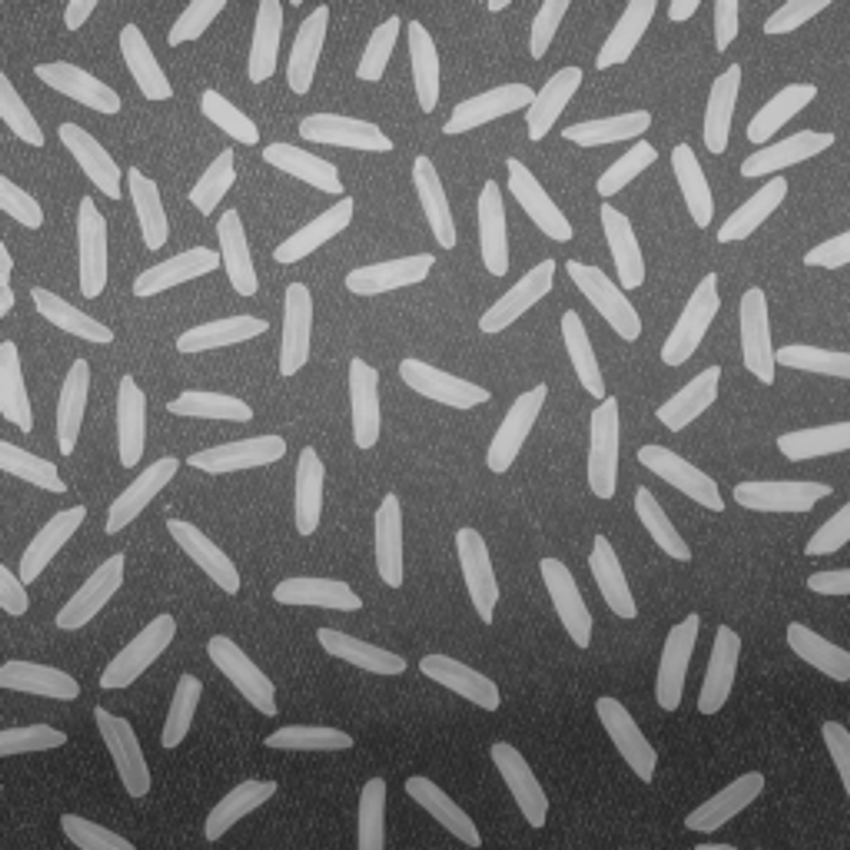
#> input picture src/img/rice.jpg, 850 x 850 px
$ jupyter execute --allow-errors lab02.ipynb
#> lines starting #> are read from the running program, lines starting #| are printed output that depends on the picture
# Morphological Operators
## Vision Computer
- Sara Echeverría 21371
- Melissa Pérez 21385
- Ricardo Mendez 21289

Repositorio: https://github.com/MelissaPerez09/Lab02-CC3102

[cell 1]
# librerias
import numpy as np
import matplotlib.pyplot as plt
from matplotlib.patches import Rectangle

import skimage as ski
from skimage.filters import thresholding as th

from skimage import morphology as mo
from scipy import ndimage as ndi

### Task 01

El operador Hit or Miss es una operción que se encarga de detectar regiones donde una forma estructurada encaja perfectamente mientras otra no debe encontrarse en la imagen.

El operador funciona con un elemento A, la imagen, y un elemento B que se divide en:

*   B1: Elemento a buscar que encaje perfectamente en la imagen.
*   B2: Elemento a buscar no se encuentre en la imagen.

Con estos elementos se puede explicar la siguiente operación Hit or Miss:

                                    A ∗ B

Como una operación de erosiones:

                             (A ⊖ B1) ∩ (Ac ⊖ B2)

Donde primero se eliminan los pixeles de A que no encajan con el elemento de B1, luego se eliminan los pixeles de A complemento que no enajen con B2 y se realiza una intersección de ambas erosiones para obtener el resultado final.

### Task 02

[cell 2]
import cv2
import numpy as np
import matplotlib.pyplot as plt
from PIL import Image

[cell 3]
img_size = 100
image = np.zeros((img_size, img_size), dtype=np.uint8)

cross_positions = [(20, 20), (50, 50), (80, 30), (30, 70), (70, 80)]

# Dibujar cruces manualmente en las posiciones definidas
for x, y in cross_positions:
    cv2.line(image, (x, y-1), (x, y+1), 255, 1)  # Línea vertical
    cv2.line(image, (x-1, y), (x+1, y), 255, 1)  # Línea horizontal

B1 = np.array([[0, 1, 0],
               [1, 1, 1],
               [0, 1, 0]], dtype=np.uint8)  # La cruz que queremos detectar

B2 = np.array([[1, 0, 1],
               [0, 0, 0],
               [1, 0, 1]], dtype=np.uint8)  # Zonas donde NO debe haber píxeles

hit_or_miss = cv2.morphologyEx(image, cv2.MORPH_HITMISS, B1 - B2)


plt.figure(figsize=(10, 5))
plt.subplot(1, 2, 1)
plt.title("Imagen con cruces aleatorias")
plt.imshow(image, cmap='gray')

plt.subplot(1, 2, 2)
plt.title("Detección con Hit or Miss")
plt.imshow(hit_or_miss, cmap='gray')

plt.show()

[cell 4]
image = Image.open("img/rice.jpg").convert("L")
image = np.array(image)

def otsu():
  histogram, bins = np.histogram(image.flatten(), bins=256, range=[0,256])
  total_pixels = image.size
  probabilities = histogram / total_pixels

  best_threshold = 0
  max_variance = 0

  for t in range(256):
      w0 = np.sum(probabilities[:t])
      w1 = np.sum(probabilities[t:])

      if w0 == 0 or w1 == 0:
          continue

      mu0 = np.sum(np.arange(0, t) * probabilities[:t]) / w0 if w0 > 0 else 0
      mu1 = np.sum(np.arange(t, 256) * probabilities[t:]) / w1 if w1 > 0 else 0

      variance_between = w0 * w1 * (mu0 - mu1) ** 2

      if variance_between > max_variance:
          max_variance = variance_between
          best_threshold = t
  return best_threshold

[cell 5]
best_threshold = otsu()
#> in otsu, `histogram, bins = np.histogram(image.flatten(), bins=256, range=[0,256])`: histogram = 256 values, max 16885 at index 104, min 0 at index 0, mean 2822.3; bins = 257 values from 0 to 256
#> in otsu, `probabilities = histogram / total_pixels`: probabilities = 256 values, max 0.0234 at index 104, min 0 at index 0, mean 0.00391
#> the loop in otsu, `for t in range(256):` made 256 passes
#> (w0, w1, mu0, mu1, variance_between, max_variance) on passes 38 to 41: (1.38e-06, 1, 36, 111.3, 0.00785, 0.00785), (2.77e-06, 1, 36.5, 111.3, 0.0155, 0.0155), (6.92e-06, 1, 37.4, 111.3, 0.0378, 0.0378), (6.78e-05, 1, 38.84, 111.3, 0.356, 0.356)
#> after the loop in otsu, `for t in range(256):`: best_threshold = 132; max_variance = 1314.4
#> best_threshold = 132
binary_image = (image >= best_threshold).astype(np.uint8) * 255

kernel = np.ones((7,7), np.uint8)

# Aplicar apertura (Opening) para eliminar ruido resultante de la binarización
binary_opening = cv2.morphologyEx(binary_image, cv2.MORPH_OPEN, kernel)

# Aplicar cierre (Closing) para rellenar huecos en los granos de arroz
binary_closing = cv2.morphologyEx(binary_opening, cv2.MORPH_CLOSE, kernel)

plt.figure(figsize=(12, 7))

plt.subplot(2, 2, 1)
plt.title("Imagen original")
plt.imshow(image, cmap='gray')

plt.subplot(2, 2, 2)
plt.title(f"Binarización Otsu (Umbral={best_threshold})")
plt.imshow(binary_image, cmap='gray')

plt.subplot(2, 2, 3)
plt.title("Apertura (Reduce ruido)")
plt.imshow(binary_opening, cmap='gray')

plt.subplot(2, 2, 4)
plt.title("Cierre (Rellena huecos)")
plt.imshow(binary_closing, cmap='gray')

plt.show()

[cell 6]
num_labels, labels = cv2.connectedComponents(binary_closing)
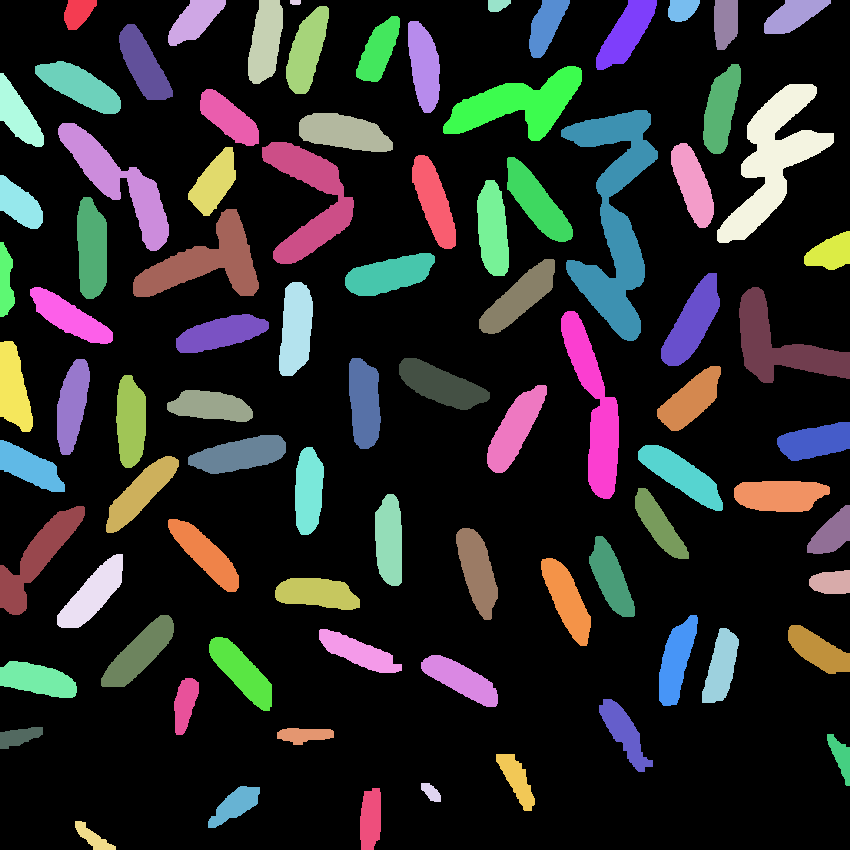
#> labels: shape (850, 850) int32; 87 distinct labels, from 0 to 86; one colour per label, 0 black
#> num_labels = 87

print(f"Número de granos de arroz encontrados: {num_labels - 1}")
#| Número de granos de arroz encontrados: 86

### Task 03
Aplicar diferentes operaciones morfológicas a las siguientes imágenes en escala de grises

[cell 7]
# funcion para cargar imagen
def load_image(image_path):
    return ski.io.imread(image_path, as_gray=True)

[cell 8]
# operaciones morfologicas con la carga de imagen previa
def apply_morphology(image, operation, se):
    operations = {
        'dilate': mo.dilation,
        'erode': mo.erosion,
        'opening': mo.opening,
        'closing': mo.closing,
        'white_tophat': mo.white_tophat
    }
    return operations[operation](image, se)

[cell 9]
def display_results(image, results, titles):
    fig, axes = plt.subplots(2, 3, figsize=(12, 8))
    ax = axes.ravel()

    for i, (img, title) in enumerate(zip([image] + results, ['Original'] + titles)):
        ax[i].imshow(img, cmap='gray')
        ax[i].set_title(title)
        ax[i].axis('off')

    plt.tight_layout()
    plt.show()

[cell 10]
# execution
def exc(image_path):
    image = load_image(image_path)
    se = mo.disk(5)

    operations = ['dilate', 'erode', 'opening', 'closing', 'white_tophat']
    results = [apply_morphology(image, op, se) for op in operations]

    display_results(image, results, ['Dilatación', 'Erosión', 'Opening', 'Closing', 'White Top-Hat'])

[cell 11]
img1 = "img/butterfly.jpeg"
exc(img1)
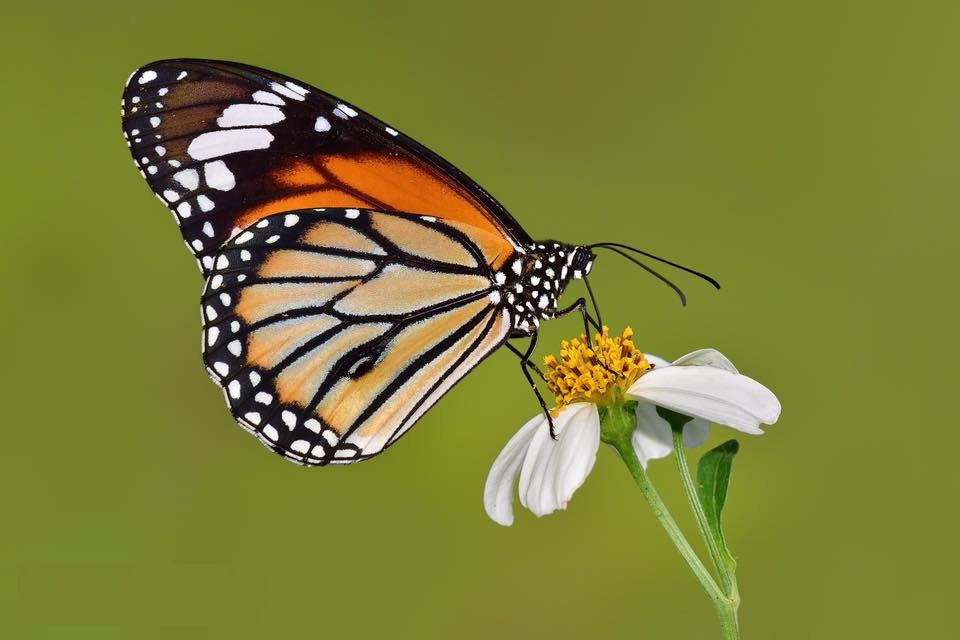
#> input picture src/img/butterfly.jpeg, 960 x 640 px
#> in exc, `results = [apply_morphology(image, op, se) for op in operations]`: results = 5 items
#> the loop in display_results, `for i, (img, title) in enumerate(zip([image] + results, ['Original'] +..` made 6 passes
#> title on passes 1 to 4: 'Original', 'Dilatación', 'Erosión', 'Opening'

[cell 12]
img2 = "img/quetzalgris.png"
exc(img2)
#> call 2 of load_image, with image_path = 'img/quetzalgris.png'
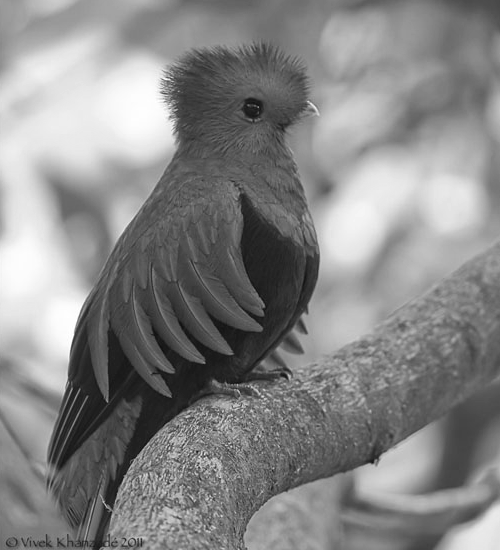
#> input picture src/img/quetzalgris.png, 500 x 550 px
#> in load_image, returned value is the input picture: shape (550, 500) float64; min 0.0471, max 1, mean 0.527
#> in apply_morphology (call 10), `return operations[operation](image, se)`:
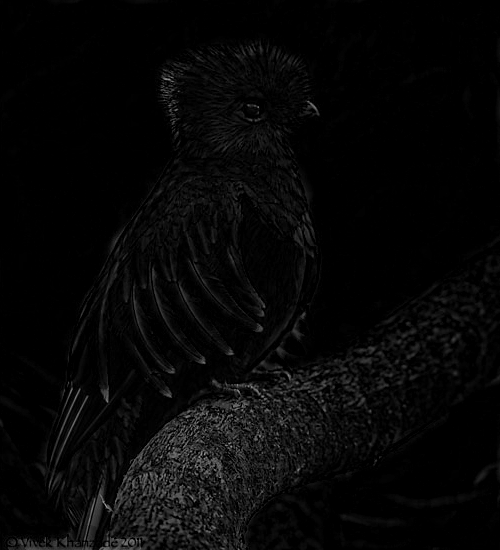
#> returned value: shape (550, 500) float64; min 0, max 0.62, mean 0.0284
#> the loop in display_results (call 2), `for i, (img, title) in enumerate(zip([image] + results, ['Original'] +..` made 6 passes

[cell 13]
img3 = "img/chestxray.jpeg"
exc(img3)
#> call 3 of load_image, with image_path = 'img/chestxray.jpeg'
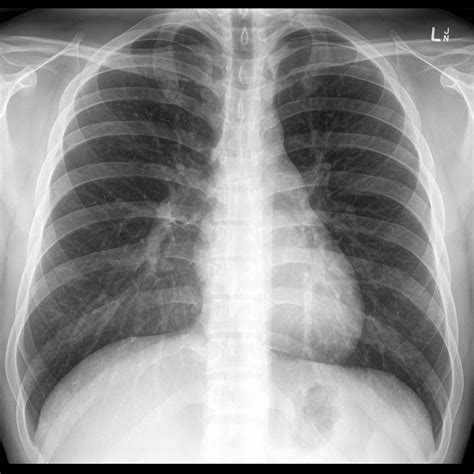
#> input picture src/img/chestxray.jpeg, 474 x 474 px
#> in load_image, returned value is the input picture: shape (474, 474) float64; min 0, max 1, mean 0.557

- ¿Cuál es el efecto de aplicar dilatación y erosión a estas imágenes?
    - Al aplicar la dilatación, se expanen las regiones más claras por lo que se evidencian más colores blancos en la imagen.
    - Con la erosión sucede lo opuesto a la dilatación. Se intensifican las regiones oscuras y reduce las partes brillantes.
- ¿Cuál es el efecto de aplicar opening y closing a estas imágenes?
    - Opening, elimina algunos detalles brillantes y mantiene la estructura de los objetos. Genera un poco más de contraste. Se debe a que aplica eroción seguida de la dilatación.
    - Closing, rellena espacios oscuros en las partes brillantes. Aplica dilatación seguida de erosión.
- ¿Qué hace el white top-hat? ¿Para qué puede ser útil?
    - Se muestra solamente la silueta o el contorno de la imagen. Extrae todos los detalles de blancos y resalta los más finos, generando contraste.
    - Puede ser útil cuando se busca resaltar detalles finos y en la eliminación de variaciones de iluminación.

### Task 04
Obtener el gradiente morfológico ∇(I) = (I ⊕ B) − (I ⊖ B)

[cell 14]
# funcion para aplicar gradiente morfologico
def morphological_gradient(image, selem):
    dilated = mo.dilation(image, selem)
    eroded = mo.erosion(image, selem)
    return dilated - eroded

[cell 15]
def results(original, gradient):
    fig, axes = plt.subplots(1, 2, figsize=(10, 5))

    axes[0].imshow(original, cmap='gray')
    axes[0].set_title("Imagen Original")
    axes[0].axis('off')

    axes[1].imshow(gradient, cmap='gray')
    axes[1].set_title("Gradiente Morfológico")
    axes[1].axis('off')

    plt.tight_layout()
    plt.show()

[cell 16]
# cargar imagen
image_path = "img/brain-scan.jpeg"
image = load_image(image_path)
#> call 4 of load_image, with image_path = 'img/brain-scan.jpeg'
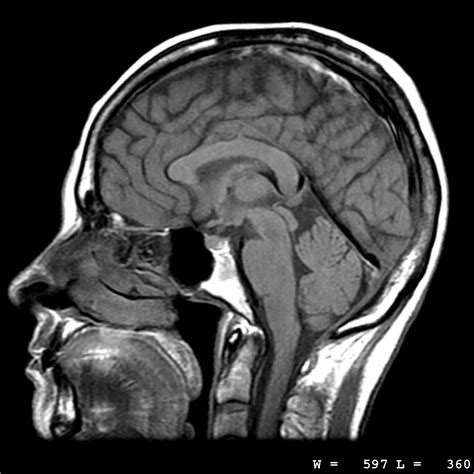
#> input picture src/img/brain-scan.jpeg, 474 x 474 px

[cell 17]
# aplicar el gradiente
selem = mo.disk(3)
gradient = morphological_gradient(image, selem)

[cell 18]
results(image, gradient)

[cell 19]
# otro resultado
image_path = "img/chestxray.jpeg"
image = load_image(image_path)

selem = mo.disk(5)
gradient = morphological_gradient(image, selem)

results(image, gradient)

- Resultado obtenido:
    - El gradiente morfológico resalta los bordes de los objetos dentro de la imagen. Esto lo obtiene gracias a que resta la erosión de la dilatación para poder mostra la intensidad entre regiones oscuras y claras. En los dos resultados, su aplicación es beneficiosa porque son imágenes de rayosX y resalta los bordes. Aún así, si se probara con imágenes que tienen poco contraste, el gradiente sería menos evidente.
- ¿Por qué se llamda gradiente?
    - Matemáticamente, el gradiente de una función representa la tasa de cambio en cada punto del espacio. En procesamiento de imágenes, se le llama gradiente porque indica cómo varía la intensidad de los píxeles en diferentes direcciones. El gradiente morfológico se obtiene restando la erosión de la dilatación, lo que resalta los bordes de los objetos en la imagen al mostrar los cambios más significativos en la intensidad.

### Task 05

[cell 20]
from scipy.ndimage import label

[cell 21]
def binarizeImage(imagePath):
    img = cv2.imread(imagePath, cv2.IMREAD_GRAYSCALE)
    _, binary = cv2.threshold(img, 0, 255, cv2.THRESH_BINARY + cv2.THRESH_OTSU)
    return binary

[cell 22]
# [11 lines left out: functions getSmallestComponentSize, extractLargestComponent, not called in this run]

[cell 23]
# [7 lines left out: function countCells, not called in this run]

[cell 24]
def main():
    imagePath = 'img/microscope.png'
    trueCellCount = int(input("Enter the true number of cells: "))

    binaryImage = binarizeImage(imagePath)
    labeled, numComponents = getConnectedComponents(binaryImage)
    minComponentSize = getSmallestComponentSize(labeled, numComponents)
    largestComponentImage = extractLargestComponent(binaryImage, labeled, numComponents)
    totalCells = countCells(binaryImage)

    print(f'Smallest component size: {minComponentSize} pixels')
    print(f'Estimated number of cells: {totalCells}')
    print(f'Actual number of cells: {trueCellCount}')
    print(f'Count match: {totalCells == trueCellCount}')

    plt.figure(figsize=(10, 5))
    plt.subplot(1, 2, 1)
    plt.imshow(binaryImage, cmap='gray')
    plt.title('Binarized Image')
    plt.axis('off')

    plt.subplot(1, 2, 2)
    plt.imshow(largestComponentImage, cmap='gray')
    plt.title('Largest Component')
    plt.axis('off')

    plt.show()

#> (the rest of this cell did not finish here and is left out)

#> the answer given: 3
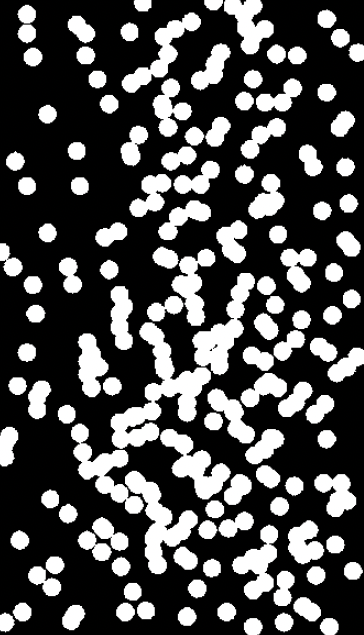
#> input picture src/img/microscope.png, 364 x 635 px

### Task 06

[cell 25]
def segmentWheat(imagePath):
    img = cv2.imread(imagePath)
    gray = cv2.cvtColor(img, cv2.COLOR_BGR2GRAY)
    _, thresh = cv2.threshold(gray, 0, 255, cv2.THRESH_BINARY + cv2.THRESH_OTSU)

    kernel = np.ones((3, 3), np.uint8)
    opening = cv2.morphologyEx(thresh, cv2.MORPH_OPEN, kernel, iterations=2)
    sureBg = cv2.dilate(opening, kernel, iterations=3)

    distTransform = cv2.distanceTransform(opening, cv2.DIST_L2, 5)
    _, sureFg = cv2.threshold(distTransform, 0.4 * distTransform.max(), 255, 0)

    sureFg = np.uint8(sureFg)
    unknown = cv2.subtract(sureBg, sureFg)

    _, markers = cv2.connectedComponents(sureFg)
    markers = markers + 1
    markers[unknown == 255] = 0

    markers = cv2.watershed(img, markers)
    img[markers == -1] = [0, 0, 255]

    return img, markers

[cell 26]
# [11 lines left out: function generateClassMap, not called in this run]

[cell 27]
# [5 lines left out: function overlayClassMap, not called in this run]

[cell 28]
def main():
    imagePath = 'img/wheat.png'
    segmentedImg, markers = segmentWheat(imagePath)
    classMap = generateClassMap(markers)
    overlayedImg = overlayClassMap(segmentedImg, classMap)

    plt.figure(figsize=(15, 5))
    plt.subplot(1, 3, 1)
    plt.imshow(cv2.cvtColor(segmentedImg, cv2.COLOR_BGR2RGB))
    plt.title('Segmented Image')
    plt.axis('off')

    plt.subplot(1, 3, 2)
    plt.imshow(classMap)
    plt.title('Class Map')
    plt.axis('off')

    plt.subplot(1, 3, 3)
    plt.imshow(cv2.cvtColor(overlayedImg, cv2.COLOR_BGR2RGB))
    plt.title('Overlayed Image')
    plt.axis('off')

    plt.show()

#> (the rest of this cell did not finish here and is left out)

### Task 07
La construcción del esqueleto de un objeto binario con operaciones morfológicas se basa en la erosión progresiva. Esto significa que se va reduciendo la estructura del objetvo, preservando su conectividad. Este proceso se hace eliminando iterativamente los píxeles del borde manteniéndolos unidos.

Puede describirse mediante el siguiente algoritmo:
1. Aplicar erosiones sucesivas en el objeto
2. Realizar una apertura morfológica para conservar los puntos de unión
3. Almacenar los puntos en una estructura
4. Continuar las iteraciones hasta conseguir que el objeto "desaparezca"
5. Se muestra la unión de todos los puntos acumulados, mostrando el esqueleto del objeto

[cell 29]
import numpy as np
import matplotlib.pyplot as plt
from skimage import morphology, io, color
from scipy import ndimage

#> (a cell that did not finish here is left out)

[cell 31]
# esqueletización
skeleton = morphology.skeletonize(image)

[cell 32]
# transformada de distancia desde el borde
distance_from_edge = ndimage.distance_transform_edt(image)
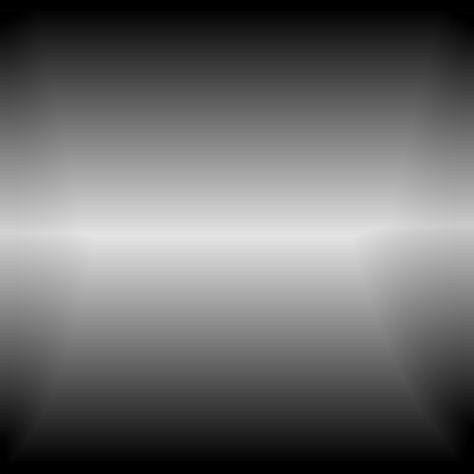
#> distance_from_edge: shape (474, 474) float64; min 0, max 228, mean 106.3

[cell 33]
# transformada de distancia desde el esqueleto
distance_from_skeleton = ndimage.distance_transform_edt(skeleton)

[cell 34]
# visualización
fig, axes = plt.subplots(1, 4, figsize=(16, 4))
titles = ["Imagen original", "Esqueleto", "Distancia desde el borde", "Distancia desde el esqueleto"]
images = [image, skeleton, distance_from_edge, distance_from_skeleton]

for ax, img, title in zip(axes, images, titles):
    ax.imshow(img, cmap='gray')
    ax.set_title(title)
    ax.axis('off')
#> this loop made 4 passes

plt.show()

### Task 08
El prunning es la eliminación de ramificaciones no deseadas de un objeto binario usando operaciones morfológicas. Esta poda puede realizarse a través de:
- Erosión
- Conectividad
- Thinning

[cell 35]
# poda mediante erosión
pruned_skeleton = morphology.erosion(skeleton, morphology.disk(1))

[cell 36]
fig, axes = plt.subplots(1, 2, figsize=(12, 4))

axes[0].imshow(skeleton, cmap='gray')
axes[0].set_title("Esqueleto")
axes[0].axis('off')

axes[1].imshow(pruned_skeleton, cmap='gray')
axes[1].set_title("Esqueleto podado")
axes[1].axis('off')

plt.tight_layout()
plt.show()
